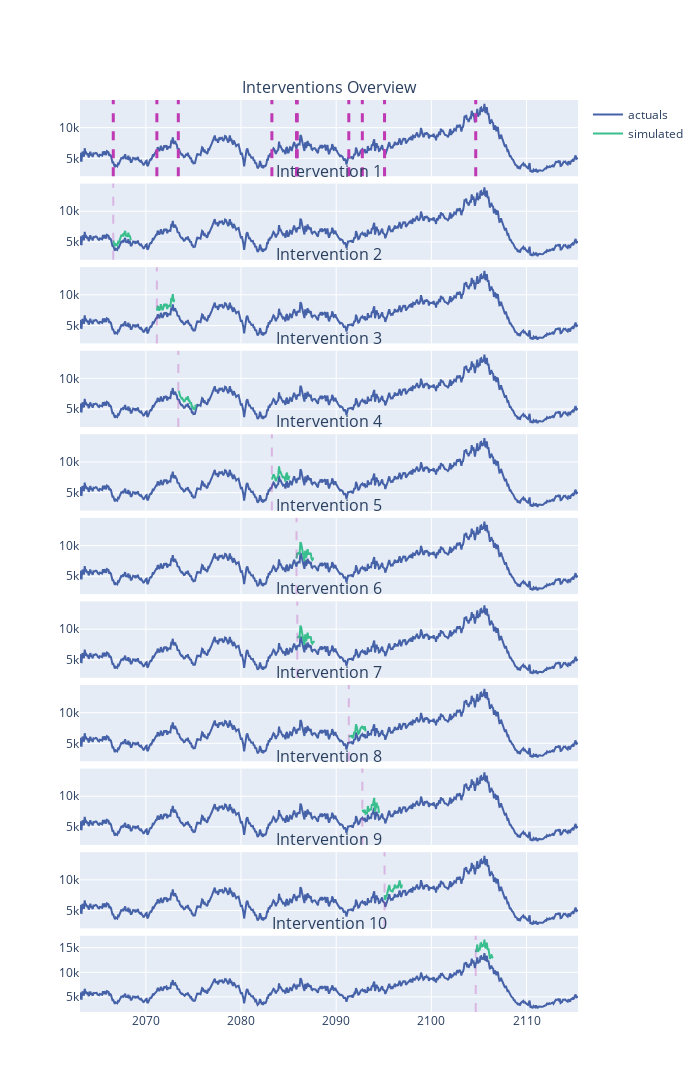

Here is the notebook cell this chart was saved with:
### Code cell
fig = evaluator.plot_interventions()
fig.update_layout(width=700, height=2900)
fig

### Figure 1 — Plotly figure (JSON) as saved in the notebook; plotly's stock layout.template omitted (floating-point values rounded to 4 significant figures; data arrays with more than 128 entries replaced by an {"elided": "..."} marker saying what was removed)
{"data": [{"line": {"color": "#4561a8"}, "mode": "lines", "name": "actuals", "type": "scatter", "x": {"elided": "629 str values"}, "xaxis": "x", "y": {"elided": "629 int values"}, "yaxis": "y"}, {"line": {"color": "#4561a8"}, "mode": "lines", "name": "actuals", "showlegend": false, "type": "scatter", "x": {"elided": "629 str values"}, "xaxis": "x2", "y": {"elided": "629 int values"}, "yaxis": "y2"}, {"line": {"color": "#39bf8e"}, "mode": "lines", "name": "simulated", "showlegend": true, "type": "scatter", "x": {"elided": "144 str values"}, "xaxis": "x2", "y": {"elided": "144 int values"}, "yaxis": "y2"}, {"line": {"color": "#4561a8"}, "mode": "lines", "name": "actuals", "showlegend": false, "type": "scatter", "x": {"elided": "629 str values"}, "xaxis": "x3", "y": {"elided": "629 int values"}, "yaxis": "y3"}, {"line": {"color": "#39bf8e"}, "mode": "lines", "name": "simulated", "showlegend": false, "type": "scatter", "x": {"elided": "144 str values"}, "xaxis": "x3", "y": {"elided": "144 int values"}, "yaxis": "y3"}, {"line": {"color": "#4561a8"}, "mode": "lines", "name": "actuals", "showlegend": false, "type": "scatter", "x": {"elided": "629 str values"}, "xaxis": "x4", "y": {"elided": "629 int values"}, "yaxis": "y4"}, {"line": {"color": "#39bf8e"}, "mode": "lines", "name": "simulated", "showlegend": false, "type": "scatter", "x": {"elided": "144 str values"}, "xaxis": "x4", "y": {"elided": "144 int values"}, "yaxis": "y4"}, {"line": {"color": "#4561a8"}, "mode": "lines", "name": "actuals", "showlegend": false, "type": "scatter", "x": {"elided": "629 str values"}, "xaxis": "x5", "y": {"elided": "629 int values"}, "yaxis": "y5"}, {"line": {"color": "#39bf8e"}, "mode": "lines", "name": "simulated", "showlegend": false, "type": "scatter", "x": {"elided": "144 str values"}, "xaxis": "x5", "y": {"elided": "144 int values"}, "yaxis": "y5"}, {"line": {"color": "#4561a8"}, "mode": "lines", "name": "actuals", "showlegend": false, "type": "scatter", "x": {"elided": "629 str values"}, "xaxis": "x6", "y": {"elided": "629 int values"}, "yaxis": "y6"}, {"line": {"color": "#39bf8e"}, "mode": "lines", "name": "simulated", "showlegend": false, "type": "scatter", "x": {"elided": "144 str values"}, "xaxis": "x6", "y": {"elided": "144 int values"}, "yaxis": "y6"}, {"line": {"color": "#4561a8"}, "mode": "lines", "name": "actuals", "showlegend": false, "type": "scatter", "x": {"elided": "629 str values"}, "xaxis": "x7", "y": {"elided": "629 int values"}, "yaxis": "y7"}, {"line": {"color": "#39bf8e"}, "mode": "lines", "name": "simulated", "showlegend": false, "type": "scatter", "x": {"elided": "144 str values"}, "xaxis": "x7", "y": {"elided": "144 int values"}, "yaxis": "y7"}, {"line": {"color": "#4561a8"}, "mode": "lines", "name": "actuals", "showlegend": false, "type": "scatter", "x": {"elided": "629 str values"}, "xaxis": "x8", "y": {"elided": "629 int values"}, "yaxis": "y8"}, {"line": {"color": "#39bf8e"}, "mode": "lines", "name": "simulated", "showlegend": false, "type": "scatter", "x": {"elided": "144 str values"}, "xaxis": "x8", "y": {"elided": "144 int values"}, "yaxis": "y8"}, {"line": {"color": "#4561a8"}, "mode": "lines", "name": "actuals", "showlegend": false, "type": "scatter", "x": {"elided": "629 str values"}, "xaxis": "x9", "y": {"elided": "629 int values"}, "yaxis": "y9"}, {"line": {"color": "#39bf8e"}, "mode": "lines", "name": "simulated", "showlegend": false, "type": "scatter", "x": {"elided": "144 str values"}, "xaxis": "x9", "y": {"elided": "144 int values"}, "yaxis": "y9"}, {"line": {"color": "#4561a8"}, "mode": "lines", "name": "actuals", "showlegend": false, "type": "scatter", "x": {"elided": "629 str values"}, "xaxis": "x10", "y": {"elided": "629 int values"}, "yaxis": "y10"}, {"line": {"color": "#39bf8e"}, "mode": "lines", "name": "simulated", "showlegend": false, "type": "scatter", "x": {"elided": "144 str values"}, "xaxis": "x10", "y": {"elided": "144 int values"}, "yaxis": "y10"}, {"line": {"color": "#4561a8"}, "mode": "lines", "name": "actuals", "showlegend": false, "type": "scatter", "x": {"elided": "629 str values"}, "xaxis": "x11", "y": {"elided": "629 int values"}, "yaxis": "y11"}, {"line": {"color": "#39bf8e"}, "mode": "lines", "name": "simulated", "showlegend": false, "type": "scatter", "x": {"elided": "144 str values"}, "xaxis": "x11", "y": {"elided": "144 int values"}, "yaxis": "y11"}], "layout": {"annotations": [{"font": {"size": 16}, "showarrow": false, "text": "Interventions Overview", "x": 0.5, "xanchor": "center", "xref": "paper", "y": 1.0, "yanchor": "bottom", "yref": "paper"}, {"font": {"size": 16}, "showarrow": false, "text": "Intervention 1", "x": 0.5, "xanchor": "center", "xref": "paper", "y": 0.9084, "yanchor": "bottom", "yref": "paper"}, {"font": {"size": 16}, "showarrow": false, "text": "Intervention 2", "x": 0.5, "xanchor": "center", "xref": "paper", "y": 0.8167, "yanchor": "bottom", "yref": "paper"}, {"font": {"size": 16}, "showarrow": false, "text": "Intervention 3", "x": 0.5, "xanchor": "center", "xref": "paper", "y": 0.7251, "yanchor": "bottom", "yref": "paper"}, {"font": {"size": 16}, "showarrow": false, "text": "Intervention 4", "x": 0.5, "xanchor": "center", "xref": "paper", "y": 0.6335, "yanchor": "bottom", "yref": "paper"}, {"font": {"size": 16}, "showarrow": false, "text": "Intervention 5", "x": 0.5, "xanchor": "center", "xref": "paper", "y": 0.5418, "yanchor": "bottom", "yref": "paper"}, {"font": {"size": 16}, "showarrow": false, "text": "Intervention 6", "x": 0.5, "xanchor": "center", "xref": "paper", "y": 0.4502, "yanchor": "bottom", "yref": "paper"}, {"font": {"size": 16}, "showarrow": false, "text": "Intervention 7", "x": 0.5, "xanchor": "center", "xref": "paper", "y": 0.3585, "yanchor": "bottom", "yref": "paper"}, {"font": {"size": 16}, "showarrow": false, "text": "Intervention 8", "x": 0.5, "xanchor": "center", "xref": "paper", "y": 0.2669, "yanchor": "bottom", "yref": "paper"}, {"font": {"size": 16}, "showarrow": false, "text": "Intervention 9", "x": 0.5, "xanchor": "center", "xref": "paper", "y": 0.1753, "yanchor": "bottom", "yref": "paper"}, {"font": {"size": 16}, "showarrow": false, "text": "Intervention 10", "x": 0.5, "xanchor": "center", "xref": "paper", "y": 0.08364, "yanchor": "bottom", "yref": "paper"}], "height": 2900, "shapes": [{"line": {"color": "#bf39b4", "dash": "dash", "width": 3}, "name": "intervention 2066-07-31 00:00:00", "type": "line", "x0": "2066-07-31T00:00:00", "x1": "2066-07-31T00:00:00", "xref": "x", "y0": 0, "y1": 1, "yref": "y domain"}, {"line": {"color": "#bf39b4", "dash": "dash", "width": 3}, "name": "intervention 2071-02-28 00:00:00", "type": "line", "x0": "2071-02-28T00:00:00", "x1": "2071-02-28T00:00:00", "xref": "x", "y0": 0, "y1": 1, "yref": "y domain"}, {"line": {"color": "#bf39b4", "dash": "dash", "width": 3}, "name": "intervention 2073-05-31 00:00:00", "type": "line", "x0": "2073-05-31T00:00:00", "x1": "2073-05-31T00:00:00", "xref": "x", "y0": 0, "y1": 1, "yref": "y domain"}, {"line": {"color": "#bf39b4", "dash": "dash", "width": 3}, "name": "intervention 2083-03-31 00:00:00", "type": "line", "x0": "2083-03-31T00:00:00", "x1": "2083-03-31T00:00:00", "xref": "x", "y0": 0, "y1": 1, "yref": "y domain"}, {"line": {"color": "#bf39b4", "dash": "dash", "width": 3}, "name": "intervention 2085-10-31 00:00:00", "type": "line", "x0": "2085-10-31T00:00:00", "x1": "2085-10-31T00:00:00", "xref": "x", "y0": 0, "y1": 1, "yref": "y domain"}, {"line": {"color": "#bf39b4", "dash": "dash", "width": 3}, "name": "intervention 2085-11-30 00:00:00", "type": "line", "x0": "2085-11-30T00:00:00", "x1": "2085-11-30T00:00:00", "xref": "x", "y0": 0, "y1": 1, "yref": "y domain"}, {"line": {"color": "#bf39b4", "dash": "dash", "width": 3}, "name": "intervention 2091-04-30 00:00:00", "type": "line", "x0": "2091-04-30T00:00:00", "x1": "2091-04-30T00:00:00", "xref": "x", "y0": 0, "y1": 1, "yref": "y domain"}, {"line": {"color": "#bf39b4", "dash": "dash", "width": 3}, "name": "intervention 2092-09-30 00:00:00", "type": "line", "x0": "2092-09-30T00:00:00", "x1": "2092-09-30T00:00:00", "xref": "x", "y0": 0, "y1": 1, "yref": "y domain"}, {"line": {"color": "#bf39b4", "dash": "dash", "width": 3}, "name": "intervention 2095-01-31 00:00:00", "type": "line", "x0": "2095-01-31T00:00:00", "x1": "2095-01-31T00:00:00", "xref": "x", "y0": 0, "y1": 1, "yref": "y domain"}, {"line": {"color": "#bf39b4", "dash": "dash", "width": 3}, "name": "intervention 2104-08-31 00:00:00", "type": "line", "x0": "2104-08-31T00:00:00", "x1": "2104-08-31T00:00:00", "xref": "x", "y0": 0, "y1": 1, "yref": "y domain"}, {"line": {"color": "#bf39b4", "dash": "dash", "width": 2}, "name": "intervention 2066-07-31", "opacity": 0.3, "type": "line", "x0": "2066-07-31T00:00:00", "x1": "2066-07-31T00:00:00", "xref": "x2", "y0": 0, "y1": 1, "yref": "y2 domain"}, {"line": {"color": "#bf39b4", "dash": "dash", "width": 2}, "name": "intervention 2071-02-28", "opacity": 0.3, "type": "line", "x0": "2071-02-28T00:00:00", "x1": "2071-02-28T00:00:00", "xref": "x3", "y0": 0, "y1": 1, "yref": "y3 domain"}, {"line": {"color": "#bf39b4", "dash": "dash", "width": 2}, "name": "intervention 2073-05-31", "opacity": 0.3, "type": "line", "x0": "2073-05-31T00:00:00", "x1": "2073-05-31T00:00:00", "xref": "x4", "y0": 0, "y1": 1, "yref": "y4 domain"}, {"line": {"color": "#bf39b4", "dash": "dash", "width": 2}, "name": "intervention 2083-03-31", "opacity": 0.3, "type": "line", "x0": "2083-03-31T00:00:00", "x1": "2083-03-31T00:00:00", "xref": "x5", "y0": 0, "y1": 1, "yref": "y5 domain"}, {"line": {"color": "#bf39b4", "dash": "dash", "width": 2}, "name": "intervention 2085-10-31", "opacity": 0.3, "type": "line", "x0": "2085-10-31T00:00:00", "x1": "2085-10-31T00:00:00", "xref": "x6", "y0": 0, "y1": 1, "yref": "y6 domain"}, {"line": {"color": "#bf39b4", "dash": "dash", "width": 2}, "name": "intervention 2085-11-30", "opacity": 0.3, "type": "line", "x0": "2085-11-30T00:00:00", "x1": "2085-11-30T00:00:00", "xref": "x7", "y0": 0, "y1": 1, "yref": "y7 domain"}, {"line": {"color": "#bf39b4", "dash": "dash", "width": 2}, "name": "intervention 2091-04-30", "opacity": 0.3, "type": "line", "x0": "2091-04-30T00:00:00", "x1": "2091-04-30T00:00:00", "xref": "x8", "y0": 0, "y1": 1, "yref": "y8 domain"}, {"line": {"color": "#bf39b4", "dash": "dash", "width": 2}, "name": "intervention 2092-09-30", "opacity": 0.3, "type": "line", "x0": "2092-09-30T00:00:00", "x1": "2092-09-30T00:00:00", "xref": "x9", "y0": 0, "y1": 1, "yref": "y9 domain"}, {"line": {"color": "#bf39b4", "dash": "dash", "width": 2}, "name": "intervention 2095-01-31", "opacity": 0.3, "type": "line", "x0": "2095-01-31T00:00:00", "x1": "2095-01-31T00:00:00", "xref": "x10", "y0": 0, "y1": 1, "yref": "y10 domain"}, {"line": {"color": "#bf39b4", "dash": "dash", "width": 2}, "name": "intervention 2104-08-31", "opacity": 0.3, "type": "line", "x0": "2104-08-31T00:00:00", "x1": "2104-08-31T00:00:00", "xref": "x11", "y0": 0, "y1": 1, "yref": "y11 domain"}], "width": 700, "xaxis": {"anchor": "y", "domain": [0, 1], "matches": "x11", "showticklabels": false}, "xaxis10": {"anchor": "y10", "domain": [0, 1], "matches": "x11", "showticklabels": false}, "xaxis11": {"anchor": "y11", "domain": [0, 1]}, "xaxis2": {"anchor": "y2", "domain": [0, 1], "matches": "x11", "showticklabels": false}, "xaxis3": {"anchor": "y3", "domain": [0, 1], "matches": "x11", "showticklabels": false}, "xaxis4": {"anchor": "y4", "domain": [0, 1], "matches": "x11", "showticklabels": false}, "xaxis5": {"anchor": "y5", "domain": [0, 1], "matches": "x11", "showticklabels": false}, "xaxis6": {"anchor": "y6", "domain": [0, 1], "matches": "x11", "showticklabels": false}, "xaxis7": {"anchor": "y7", "domain": [0, 1], "matches": "x11", "showticklabels": false}, "xaxis8": {"anchor": "y8", "domain": [0, 1], "matches": "x11", "showticklabels": false}, "xaxis9": {"anchor": "y9", "domain": [0, 1], "matches": "x11", "showticklabels": false}, "yaxis": {"anchor": "x", "domain": [0.9164, 1.0]}, "yaxis10": {"anchor": "x10", "domain": [0.09164, 0.1753]}, "yaxis11": {"anchor": "x11", "domain": [0, 0.08364]}, "yaxis2": {"anchor": "x2", "domain": [0.8247, 0.9084]}, "yaxis3": {"anchor": "x3", "domain": [0.7331, 0.8167]}, "yaxis4": {"anchor": "x4", "domain": [0.6415, 0.7251]}, "yaxis5": {"anchor": "x5", "domain": [0.5498, 0.6335]}, "yaxis6": {"anchor": "x6", "domain": [0.4582, 0.5418]}, "yaxis7": {"anchor": "x7", "domain": [0.3665, 0.4502]}, "yaxis8": {"anchor": "x8", "domain": [0.2749, 0.3585]}, "yaxis9": {"anchor": "x9", "domain": [0.1833, 0.2669]}}}
